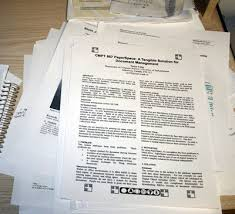
#> input picture images.jpg, 235 x 214 px
$ python scan.py --image images.jpg
#> lines starting #> are read from the running program, lines starting #| are printed output that depends on the picture; after the words box and inside, x2 and y2 are one past the last pixel; in counts of white or black regions, pixels touching at a corner belong together
# import the necessary packages

from skimage.filters import threshold_local
import numpy as np
import argparse
import cv2
import imutils
# construct the argument parser and parse the arguments
ap = argparse.ArgumentParser()
ap.add_argument("-i", "--image", required = True,
	help = "Path to the image to be scanned")
args = vars(ap.parse_args())

# load the image and compute the ratio of the old height
# to the new height, clone it, and resize it
image = cv2.imread(args["image"])
#> image is the input picture: shape (214, 235, 3); mean B, G, R 186.7, 193.2, 196.8
ratio = image.shape[0] / 500.0
#> ratio = 0.428
orig = image.copy()
image = imutils.resize(image, height = 500)
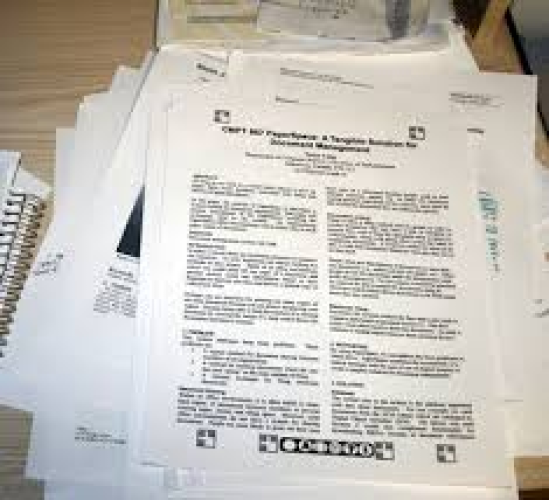
#> image: shape (500, 549, 3); mean B, G, R 186.7, 193.1, 196.7
# convert the image to grayscale, blur it, and find edges
# in the image
gray = cv2.cvtColor(image, cv2.COLOR_BGR2GRAY)
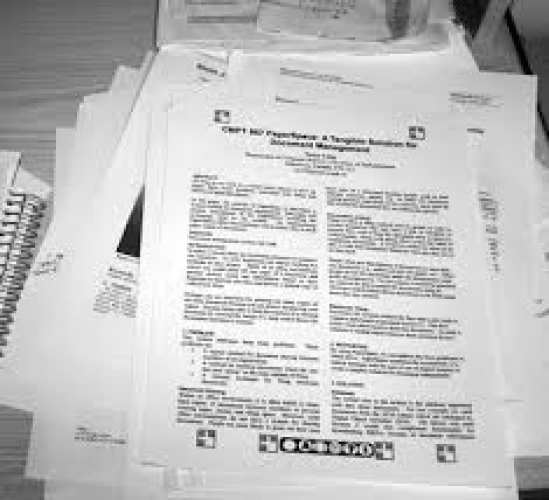
#> gray: shape (500, 549); min 0, max 255, mean 193.5
gray = cv2.GaussianBlur(gray, (5, 5), 0)
edged = cv2.Canny(gray, 75, 200)
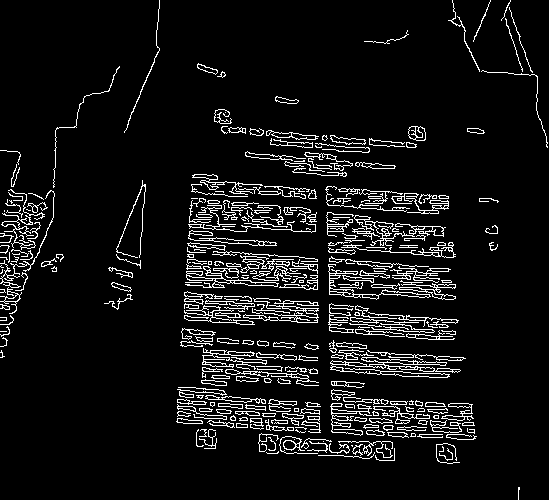
#> edged: shape (500, 549); 7.6% white in thin lines or dots
# show the original image and the edge detected image
print("STEP 1: Edge Detection")
cv2.imshow("Image", image)
cv2.imshow("Edged", edged)
cv2.waitKey(0)
cv2.destroyAllWindows()

# find contours in the edged image, keeping only the largest ones
cnts = cv2.findContours(edged.copy(), cv2.RETR_LIST, cv2.CHAIN_APPROX_SIMPLE)
#> cnts = 588 contours, 271 with area under 20; largest, box (x1, y1, x2, y2) and area: (330, 357, 461, 378) 842, (328, 264, 431, 300) 454, (185, 266, 279, 288) 426, (243, 300, 319, 323) 330, (354, 215, 446, 246) 320
cnts = imutils.grab_contours(cnts)
cnts = sorted(cnts, key=cv2.contourArea, reverse=True)[:5]
#> cnts = 5 contours; box (x1, y1, x2, y2) and area: (330, 357, 461, 378) 842, (328, 264, 431, 300) 454, (185, 266, 279, 288) 426, (243, 300, 319, 323) 330, (354, 215, 446, 246) 320

# loop over the contours to find the document contour
screenCnt = None
for c in cnts:
    peri = cv2.arcLength(c, True)
    approx = cv2.approxPolyDP(c, 0.02 * peri, True)
    if len(approx) == 4:
        screenCnt = approx
        break
#> this loop made 5 passes
#> peri on passes 2 to 5: 427.9, 411.6, 615.1, 667.6
#> (peri, approx) on pass 1: (852, [[330, 362], [460, 370]])

if screenCnt is None:
#> (the run stopped early here; a loop or call above may not have finished)
